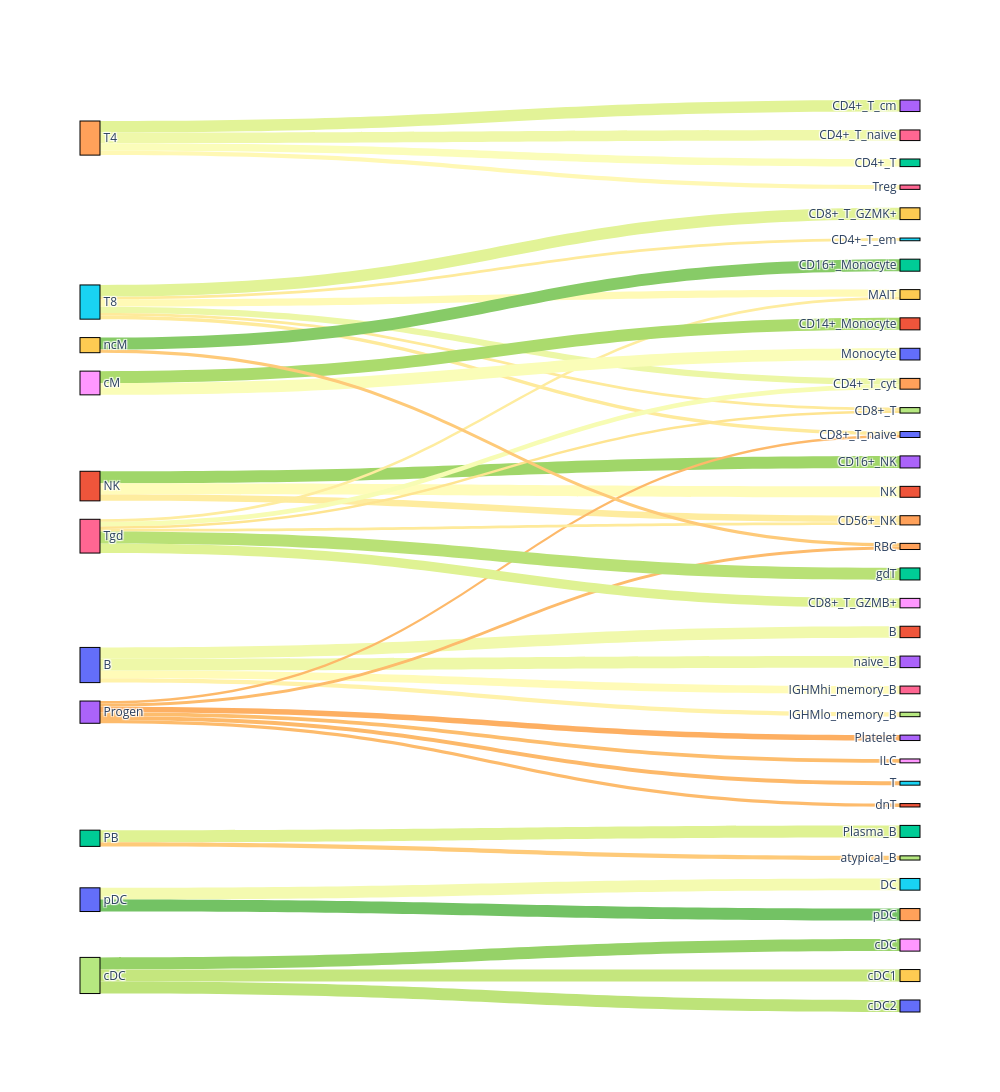

Notebook code cell kept with this figure:
### Markdown cell above
### Sankey visualization

### Code cell
plot_sankey(cluster_mapping, cluster_distance, filter_threshold=0.2)

### Figure 1 — Plotly figure (JSON) as saved in the notebook; plotly's stock layout.template omitted (floating-point values rounded to 4 significant figures)
{"data": [{"link": {"color": ["#f1f9ac", "#fffbb8", "#fff2aa", "#eef8a8", "#a0d669", "#feec9f", "#fffcba", "#dff293", "#feca79", "#fdb96a", "#fdbd6d", "#fdaf62", "#fdbb6c", "#fdb96a", "#fdbb6c", "#fbfdba", "#e2f397", "#eff8aa", "#fff8b4", "#ecf7a6", "#feea9b", "#feea9b", "#e2f397", "#feea9b", "#fffab6", "#f7fcb4", "#fee491", "#dff293", "#feea9b", "#feec9f", "#b9e176", "#96d268", "#c5e67e", "#bde379", "#abdb6d", "#fafdb8", "#87cb67", "#feca79", "#f4fab0", "#73c264"], "label": ["distance: 0.92", "distance: 1.03", "distance: 1.08", "distance: 0.91", "distance: 0.58", "distance: 1.12", "distance: 1.02", "distance: 0.83", "distance: 1.28", "distance: 1.35", "distance: 1.34", "distance: 1.40", "distance: 1.35", "distance: 1.35", "distance: 1.35", "distance: 0.98", "distance: 0.85", "distance: 0.92", "distance: 1.04", "distance: 0.90", "distance: 1.13", "distance: 1.13", "distance: 0.85", "distance: 1.13", "distance: 1.03", "distance: 0.96", "distance: 1.17", "distance: 0.83", "distance: 1.13", "distance: 1.12", "distance: 0.68", "distance: 0.55", "distance: 0.72", "distance: 0.69", "distance: 0.62", "distance: 0.97", "distance: 0.51", "distance: 1.29", "distance: 0.94", "distance: 0.44"], "source": [0, 0, 0, 0, 1, 1, 1, 2, 2, 3, 3, 3, 3, 3, 3, 4, 4, 4, 4, 5, 5, 5, 5, 5, 5, 6, 6, 6, 6, 6, 6, 7, 7, 7, 8, 8, 9, 9, 10, 10], "target": [11, 26, 27, 43, 23, 24, 31, 32, 37, 20, 28, 33, 34, 35, 41, 12, 13, 16, 36, 14, 15, 17, 19, 20, 29, 14, 17, 18, 24, 29, 42, 38, 39, 40, 21, 30, 22, 34, 25, 44], "value": [0.9474, 0.6416, 0.3723, 0.9614, 0.9994, 0.5522, 0.9072, 0.9993, 0.3488, 0.2161, 0.322, 0.4506, 0.2552, 0.3232, 0.2821, 0.6324, 0.9581, 0.882, 0.3614, 0.5138, 0.2252, 0.2403, 0.9807, 0.2815, 0.6008, 0.3817, 0.2139, 0.7839, 0.2144, 0.2127, 0.9989, 1.005, 0.999, 0.9984, 0.9995, 0.9716, 0.9995, 0.2569, 0.9699, 0.9996]}, "node": {"color": ["#636EFA", "#EF553B", "#00CC96", "#AB63FA", "#FFA15A", "#19D3F3", "#FF6692", "#B6E880", "#FF97FF", "#FECB52", "#636EFA", "#EF553B", "#00CC96", "#AB63FA", "#FFA15A", "#19D3F3", "#FF6692", "#B6E880", "#FF97FF", "#FECB52", "#636EFA", "#EF553B", "#00CC96", "#AB63FA", "#FFA15A", "#19D3F3", "#FF6692", "#B6E880", "#FF97FF", "#FECB52", "#636EFA", "#EF553B", "#00CC96", "#AB63FA", "#FFA15A", "#19D3F3", "#FF6692", "#B6E880", "#FF97FF", "#FECB52", "#636EFA", "#EF553B", "#00CC96", "#AB63FA", "#FFA15A"], "label": ["B", "NK", "PB", "Progen", "T4", "T8", "Tgd", "cDC", "cM", "ncM", "pDC", "B", "CD4+_T", "CD4+_T_cm", "CD4+_T_cyt", "CD4+_T_em", "CD4+_T_naive", "CD8+_T", "CD8+_T_GZMB+", "CD8+_T_GZMK+", "CD8+_T_naive", "CD14+_Monocyte", "CD16+_Monocyte", "CD16+_NK", "CD56+_NK", "DC", "IGHMhi_memory_B", "IGHMlo_memory_B", "ILC", "MAIT", "Monocyte", "NK", "Plasma_B", "Platelet", "RBC", "T", "Treg", "atypical_B", "cDC", "cDC1", "cDC2", "dnT", "gdT", "naive_B", "pDC"], "line": {"color": "black", "width": 1}}, "type": "sankey", "valueformat": ".2f"}], "layout": {"autosize": false, "height": 1200, "width": 1000}}
